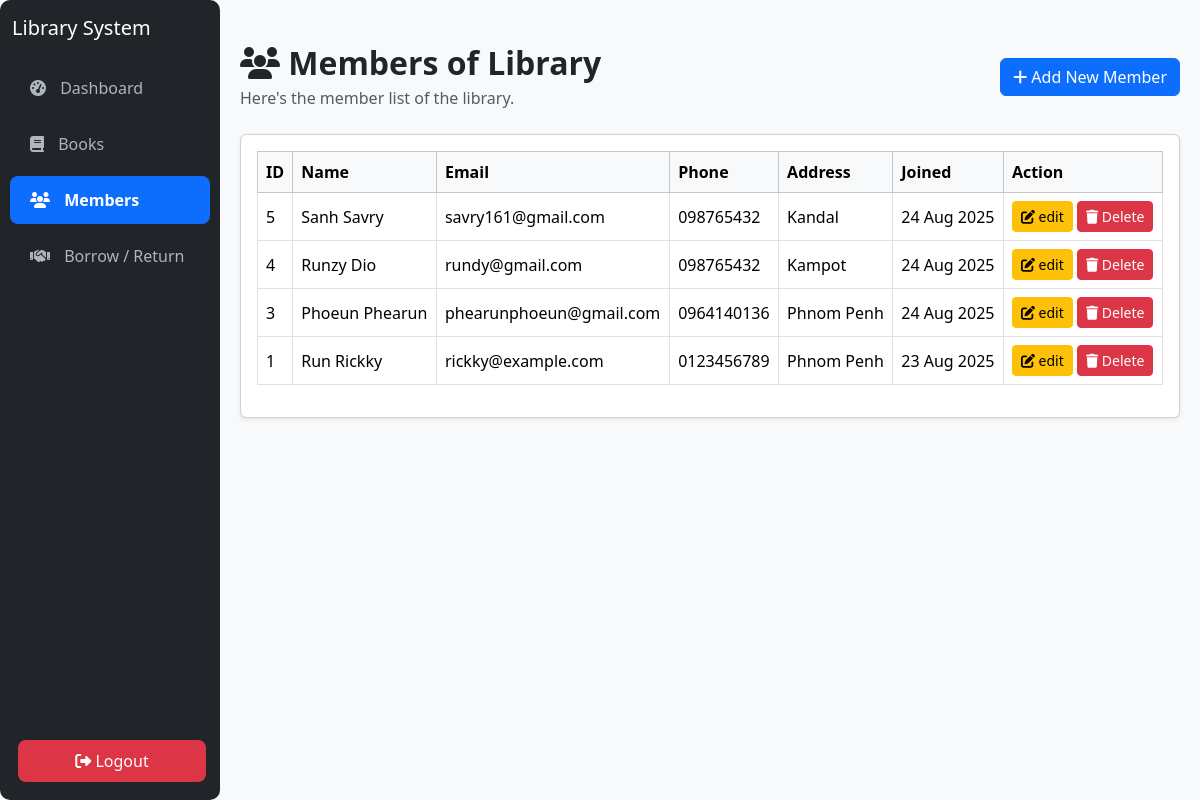
The app's page /PHPFinalProject/Members.php with its own data.
### tables this page shows
CREATE TABLE `members` (
  `member_id` int(11) NOT NULL,
  `name` varchar(150) NOT NULL,
  `email` varchar(150) DEFAULT NULL,
  `phone` varchar(20) DEFAULT NULL,
  `address` text DEFAULT NULL,
  `created_at` timestamp NOT NULL DEFAULT current_timestamp(),
  `updated_at` timestamp NOT NULL DEFAULT current_timestamp() ON UPDATE current_timestamp()
);

### PHPFinalProject/Members.php (the view, shortened to what this page needs)
<?php
include "layout.php";
$members = $conn->query("SELECT * FROM members ORDER BY member_id DESC");
?>
<!DOCTYPE html>
<html lang="en">
<head>
  <link href="https://cdn.jsdelivr.net/npm/bootstrap@5.3.2/dist/css/bootstrap.min.css" rel="stylesheet">
  <link href="https://cdnjs.cloudflare.com/ajax/libs/font-awesome/6.5.0/css/all.min.css" rel="stylesheet">
</head>
<body class="bg-light">
<main class="content">
  <div class="d-flex justify-content-between align-items-center mb-4 flex-wrap mt-4">
    <div>
        <h2 class="fw-bold mb-1">
            <i class="fa fa-users"></i> Members of Library
        </h2>
        <p class="text-muted mb-0">Here's the member list of the library.</p>
    </div>
    <div>
      <button class="btn btn-primary" data-bs-toggle="modal" data-bs-target="#addmemberModal">
          <i class="fa fa-plus"></i> Add New Member
      </button>
  </div>
  </div>
  <div class="card shadow-sm">
    <div class="card-body">
      <table class="table table-bordered table-hover align-middle">
        <thead class="table-light">
          <tr>
            <th>ID</th>
            <th>Name</th>
            <th>Email</th>
            <th>Phone</th>
            <th>Address</th>
            <th>Joined</th>
            <th>Action</th>
          </tr>
        </thead>
        <tbody>
          <?php if($members->num_rows > 0): ?>
            <?php while($row = $members->fetch_assoc()): ?>
              <tr>
                <td><?= $row['member_id'] ?></td>
                <td><?= htmlspecialchars($row['name']) ?></td>
                <td><?= htmlspecialchars($row['email']) ?></td>
                <td><?= htmlspecialchars($row['phone']) ?></td>
                <td><?= nl2br(htmlspecialchars($row['address'])) ?></td>
                <td><?= date("d M Y", strtotime($row['created_at'])) ?></td>
                <td>
                  <a href="edit_member.php?id=<?= $row['member_id'] ?>" class="btn btn-sm btn-warning">
                    <i class="fa fa-edit"></i> edit
                  </a>
                  <a href="delete_member.php?id=<?= $row['member_id'] ?>" class="btn btn-sm btn-danger" onclick="return confirm('Are you sure you want to delete this member?')">
                    <i class="fa fa-trash"></i> Delete
                  </a>
                </td>
              </tr>
            <?php endwhile; ?>
          <?php else: ?>
            <tr>
              <td colspan="7" class="text-center text-muted">No members found</td>
            </tr>
          <?php endif; ?>
        </tbody>
      </table>
    </div>
  </div>
</main>
</body>
</html>

### PHPFinalProject/style.css (style rules this page uses)
.content { margin-left: 220px; padding: 20px; }

### records on screen
members: member_id "5", name "Sanh Savry", email "savry161@gmail.com", phone "098765432", address "Kandal", created_at "24 Aug 2025"
members: member_id "4", name "Runzy Dio", email "rundy@gmail.com", phone "098765432", address "Kampot", created_at "24 Aug 2025"
members: member_id "3", name "Phoeun Phearun", email "phearunphoeun@gmail.com", phone "0964140136", address "Phnom Penh", created_at "24 Aug 2025"
members: member_id "1", name "Run Rickky", email "rickky@example.com", phone "0123456789", address "Phnom Penh", created_at "23 Aug 2025"
